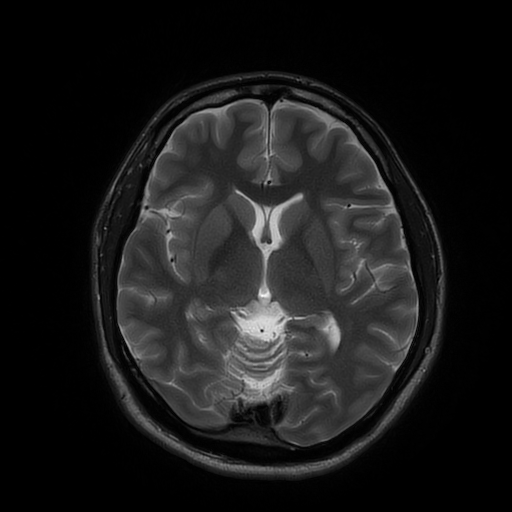
%> input picture T2W_Brain.dcm, 512 x 512 px
$ octave Practical2_Aniruddh_Nagar_2021EET2113_code.m   (GNU Octave 9; MATLAB toolbox functions it lacks are replaced by stand-ins)
%> lines starting %> are read from the running program, lines starting %| are printed output that depends on the picture; in (x1, y1, x2, y2) boxes, pixels count from 0 and x2, y2 are one past the last pixel; in counts of white or black regions, pixels touching at a corner belong together; the program's own positions count from 1
%% ======================================================================%%
%                        Course  : BML735 / Assignment2                   %
%                        Name    : Aniruddh Nagar                         %
%                        EntryNo : 2021EET2113                            %
% ========================================================================%

%% ===================== Workspace Initialisation =========================
close all;  % Close all figures (except those of imtool).
clear;      % Erase all existing variables.
clc;        % Clear the command window.

%% ============= Code for loading & displaying image  =====================
% Reading T2W_Brain.dcm image through given path ---
% path = 'C:\Users\hp\MATLAB Drive\bml_practical\Assign_2\T2W_Brain.dcm';
% img = dicomread(path);
img = dicomread('T2W_Brain.dcm');
img = double(img);
%> img: size 512x512 double

% Displaying Original T2W_Brain.dcm image ---
figure, imagesc(img), colormap(gray), colorbar, axis off, axis image;
                                                  title('Orignal Image');

% Normalising T2W_Brain.dcm image ---
norm_img = mat2gray(img);

% Displaying Normalised T2W_Brain.dcm image ---
figure, imagesc(norm_img), colormap(gray), colorbar, axis off, axis image;
                                                title('Normalized Image');

%% ===========  1a. Code for adding Gaussian noise to image  ==============
% Corrupting image using Gaussian noise (mean 0, σ = 0.13) ---
mean = 0;
variance = 0.13;
noisy_img = imnoise(norm_img,'gaussian',mean,variance);

% Displaying Gaussian-Noisy T2W_Brain.dcm image ---
figure, imagesc(noisy_img), colormap(gray), colorbar, axis off, axis image;
                            title('Gaussian Noise with mean:0 & SD: 0.13');

%% ============  1b. Smoothing Noisy image using Filters  =================
f = figure();
f.WindowState = 'maximized';

% Applying Mean filter using fspecial ---
mean_filt1 = fspecial('average', 9);
m_fil_img = imfilter(noisy_img, mean_filt1);
subplot(2,3,1), imagesc(m_fil_img), colormap(gray), colorbar, axis off, axis image;
                                            title('Mean filtered: 9x9');

mean_filt2 = fspecial('average', 5);
m_fil_img = imfilter(noisy_img, mean_filt2);
subplot(2,3,2), imagesc(m_fil_img), colormap(gray), colorbar, axis off, axis image;
                                            title('Mean filtered: 5x5');

mean_filt3 = fspecial('average', 3);
m_fil_img = imfilter(noisy_img, mean_filt3);
subplot(2,3,3), imagesc(m_fil_img), colormap(gray), colorbar, axis off, axis image;
                                            title('Mean filtered: 3x3');

% Applying Gaussian filter using fspecial ---
gaus_filt1 = fspecial('gaussian', 9, 5);
g_fil_img = imfilter(noisy_img, gaus_filt1);
subplot(2,3,4), imagesc(g_fil_img), colormap(gray), colorbar, axis off, axis image;
                                            title('Gaussian filtered: 9x9');
gaus_filt2 = fspecial('gaussian', 5, 5);
g_fil_img = imfilter(noisy_img, gaus_filt2);
% Displaying Gaussian-Filtered T2W_Brain.dcm image ---
subplot(2,3,5), imagesc(g_fil_img), colormap(gray), colorbar, axis off, axis image;
                                            title('Gaussian filtered: 5x5');
gaus_filt3 = fspecial('gaussian', 3, 5);
g_fil_img = imfilter(noisy_img, gaus_filt3);
% Displaying Gaussian-Filtered T2W_Brain.dcm image ---
subplot(2,3,6), imagesc(g_fil_img), colormap(gray), colorbar, axis off, axis image;
                                            title('Gaussian filtered: 3x3');


%% ===========  2a. Code for adding speckle noise to image  ===============
% Corrupting image using Speckle noise ---
speky_img = imnoise(norm_img, "speckle", 0.6);

% Displaying Original Normalised T2W_Brain.dcm image ---
figure, imagesc(norm_img), colormap(gray), colorbar, axis off, axis image;
                                        title('Original Normalized Image');

% Displaying Speckle-Noisy T2W_Brain.dcm image ---
figure, imagesc(speky_img), colormap(gray), colorbar, axis off, axis image;
                                         title('Image with Speckle noise');

%% =============  2b. Smoothing Noisy image using Filters  ================
% Applying Mean filter using fspecial ---
mean_filt = fspecial('average', 7);
mean_img = imfilter(speky_img, mean_filt);
figure, imagesc(mean_img), colormap(gray), colorbar, axis off, axis image;
                                             title('Mean filtered image');

% Applying Gaussian filter using fspecial ---
gaus_filt = fspecial('gaussian', 5, 5);
gaus_img = imfilter(speky_img, gaus_filt);
figure, imagesc(gaus_img), colormap(gray), colorbar, axis off, axis image;
                                         title('Gaussian filtered image');

% Applying Median filter ---
med_img = medfilt2(speky_img, [3 3]);
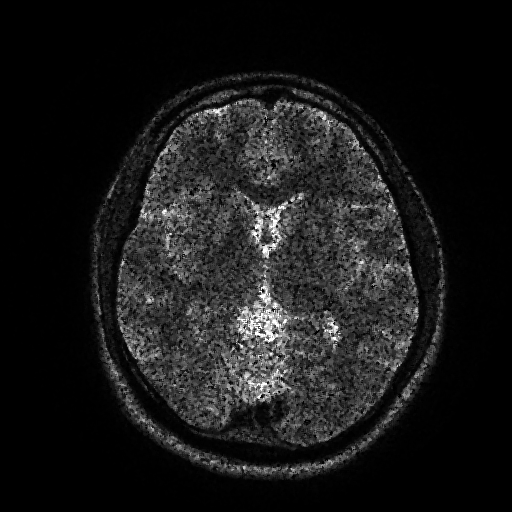
%> med_img: size 512x512 double; min 0, max 1, mean 0.0994
figure, imagesc(med_img), colormap(gray), colorbar, axis off, axis image;
                                           title('Median filtered image');

% Applying Wiener filter ---
wnr_img = wiener2(speky_img,[3 3]);
figure, imagesc(wnr_img), colormap(gray), colorbar, axis off, axis image;
                                           title('Wiener filtered image');

%% ========= 3. Effect of High Freq removal on image quality  =============
f = figure();
f.WindowState = 'maximized';
i = 0; % iterator for subplot
% Displaying Original T2W_Brain.dcm image ---
subplot(2,3,i+1), imagesc(norm_img), colormap(gray), colorbar, axis off,
                                       axis image; title('Orignal Image');

for amp_Th = 11:-1:7
    i=i+1;
    % Compute the 2D fft.
    norm_fft = fftshift(fft2(norm_img));
    % Taking log magnitude for better display ---
    minVal = min(min(log(abs(norm_fft))));
    maxVal = max(max(log(abs(norm_fft))));
%     figure, imagesc(log(abs(norm_fft))+1, [minVal maxVal]), colormap(gray),
%                   colorbar, axis off, axis image; title('fft original image');

    % Find the location of the high frequencies ---
    high_freq = (log(abs(norm_fft))+1) > amp_Th; % Binary image.
%     figure, imagesc(high_freq), colormap(gray), colorbar, axis off,
%                                 axis image; title('High freq - Bright spikes');

    % Removing the high freq spikes by filter/masking the spectrum ---
    norm_fft(high_freq(:) == 1) = 0;
    minVal = min(min(log(abs(norm_fft))));
    maxVal = max(max(log(abs(norm_fft))));
%     figure, imagesc(log(abs(norm_fft)),[minVal maxVal]), colormap(gray),
%         colorbar, axis off, axis image; title('fft image with Spikes removed');

    % Final filtered image ---
    filtered_img = ifft2(fftshift(norm_fft));
    minVal = min(min(abs(filtered_img )));
    maxVal = max(max(abs(filtered_img )));

    subplot(2,3,i+1),imagesc(abs(filtered_img ), [minVal maxVal]),
    colormap(gray), colorbar, axis off, axis image; title('High Freq Removal:',i);
%     figure, imagesc(abs(filtered_img ), [minVal maxVal]), colormap(gray),
%                        colorbar, axis off, axis image; title('Filtered image');
end
%> this loop made 5 passes
%> pass 1, `high_freq = (log(abs(norm_fft))+1) > amp_Th;`:
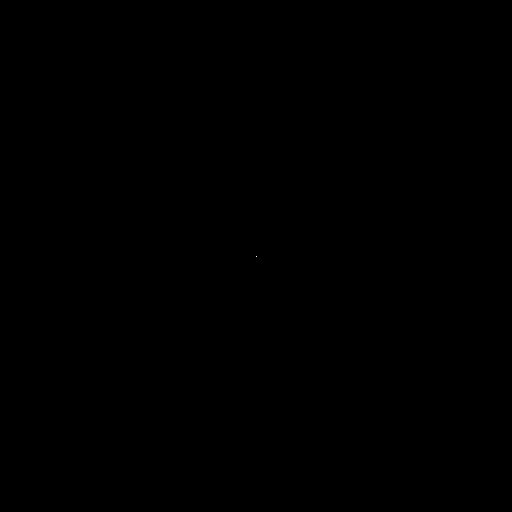
%> high_freq: size 512x512 logical; 0% white in thin lines or dots, all inside (x1, y1, x2, y2) = (256, 256, 257, 257)
%> pass 2, `filtered_img = ifft2(fftshift(norm_fft));`:
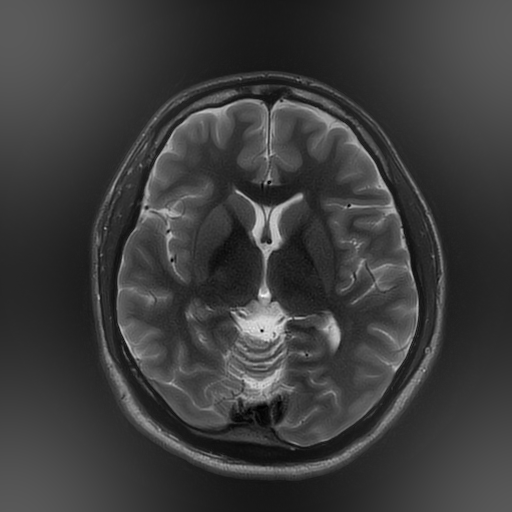
%> filtered_img: size 512x512 double; min -0.216, max 0.69, mean 3.25e-19; drawn with min black and max white
%> after the loop, i = 5
%> after the loop:
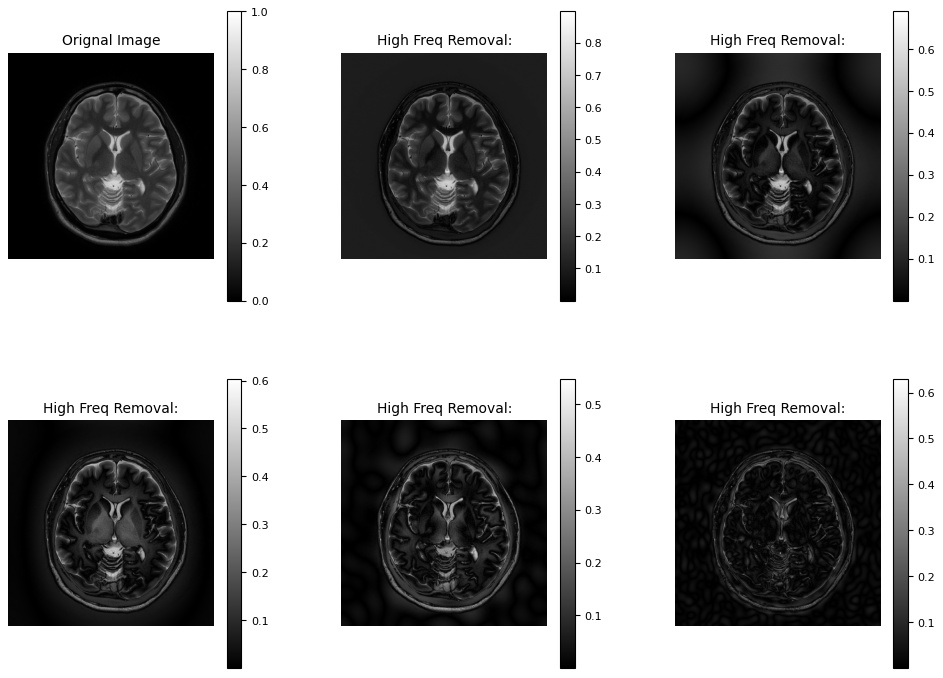
%> figure redrawn from the program's plot data, 6 panels

%% ===========  4a. Additive Effect of blur and gaussian noise  ===========
% Adding blur and gaussian noise ---
PSF = fspecial('motion', 21, 11);
b_img = imfilter(norm_img, PSF,'conv','circular');
b_g_img = imnoise(b_img, 'gaussian', 0, 0.005);
figure, imshow(b_g_img);title('Blury and Gausy image')

%% ===============  4b. Restoration using Weiner Filter  ==================
% Restoration assuming no noise.
nsr = 0;
wnr_img1 = deconvwnr(b_g_img, PSF, nsr);
figure, imshow(wnr_img1); title('Restored Blury-Gausy Image with Zero NSR')
%> after `imshow(wnr_img1)`:
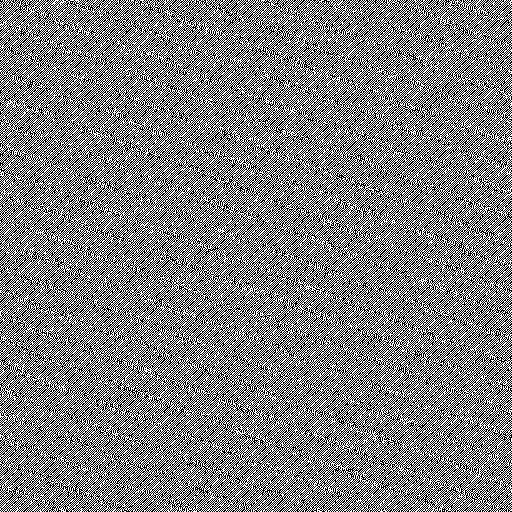
%> displayed picture: size 512x512, on the screen's scale of 0 to 255; min 0, max 255, mean 127.3

% Restoration using a better estimate of NSR ratio.
estim_nsr = 0.005 / var(norm_img(:));
%> estim_nsr = 0.243
wnr_img2 = deconvwnr(b_g_img, PSF, estim_nsr);
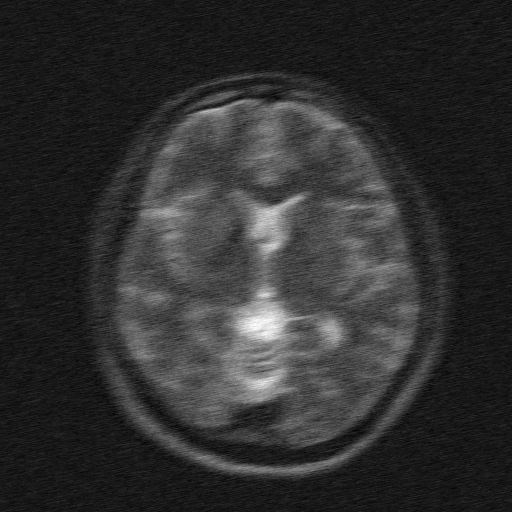
%> wnr_img2: size 512x512 double; min -0.0495, max 0.708, mean 0.0946; drawn with min black and max white
figure, imshow(wnr_img2); title('Restored Blury-Gausy Image with Estimated NSR');
%> after `imshow(wnr_img2)`:
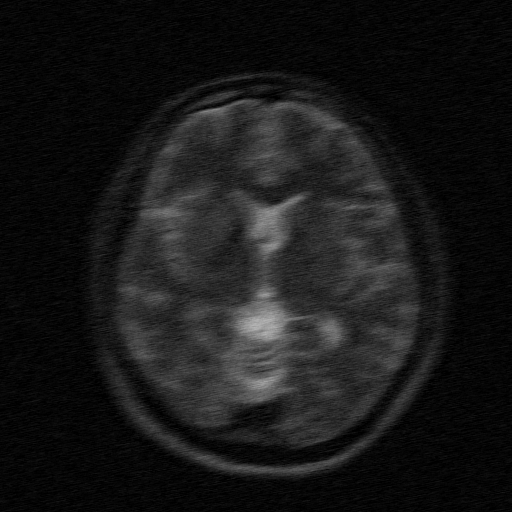
%> displayed picture: size 512x512, on the screen's scale of 0 to 255; min 0, max 180, mean 24.2
